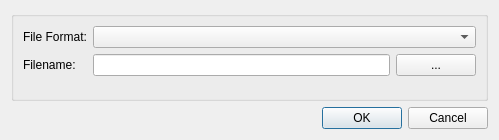
<?xml version="1.0" encoding="UTF-8"?>
<ui version="4.0">
 <class>Dialog</class>
 <widget class="QDialog" name="Dialog">
  <property name="geometry">
   <rect>
    <x>0</x>
    <y>0</y>
    <width>499</width>
    <height>140</height>
   </rect>
  </property>
  <property name="windowTitle">
   <string>Configure Polygon Export Step</string>
  </property>
  <layout class="QGridLayout" name="gridLayout">
   <item row="0" column="0">
    <widget class="QGroupBox" name="configGroupBox">
     <property name="title">
      <string/>
     </property>
     <layout class="QFormLayout" name="formLayout">
      <property name="fieldGrowthPolicy">
       <enum>QFormLayout::AllNonFixedFieldsGrow</enum>
      </property>
      <item row="0" column="0">
       <widget class="QLabel" name="fileFormatLabel">
        <property name="text">
         <string>File Format:</string>
        </property>
       </widget>
      </item>
      <item row="0" column="1">
       <widget class="QComboBox" name="fileFormatCombo"/>
      </item>
      <item row="1" column="0">
       <widget class="QLabel" name="fileLocLabel">
        <property name="text">
         <string>Filename:</string>
        </property>
       </widget>
      </item>
      <item row="1" column="1">
       <layout class="QHBoxLayout" name="horizontalLayout">
        <item>
         <widget class="QLineEdit" name="fileLocLineEdit"/>
        </item>
        <item>
         <widget class="QPushButton" name="fileLocButton">
          <property name="text">
           <string>...</string>
          </property>
         </widget>
        </item>
       </layout>
      </item>
     </layout>
    </widget>
   </item>
   <item row="1" column="0">
    <widget class="QDialogButtonBox" name="buttonBox">
     <property name="orientation">
      <enum>Qt::Horizontal</enum>
     </property>
     <property name="standardButtons">
      <set>QDialogButtonBox::Cancel|QDialogButtonBox::Ok</set>
     </property>
    </widget>
   </item>
  </layout>
 </widget>
 <tabstops>
  <tabstop>fileFormatCombo</tabstop>
  <tabstop>fileLocLineEdit</tabstop>
  <tabstop>fileLocButton</tabstop>
  <tabstop>buttonBox</tabstop>
 </tabstops>
 <resources/>
 <connections>
  <connection>
   <sender>buttonBox</sender>
   <signal>accepted()</signal>
   <receiver>Dialog</receiver>
   <slot>accept()</slot>
   <hints>
    <hint type="sourcelabel">
     <x>208</x>
     <y>280</y>
    </hint>
    <hint type="destinationlabel">
     <x>208</x>
     <y>151</y>
    </hint>
   </hints>
  </connection>
  <connection>
   <sender>buttonBox</sender>
   <signal>rejected()</signal>
   <receiver>Dialog</receiver>
   <slot>reject()</slot>
   <hints>
    <hint type="sourcelabel">
     <x>208</x>
     <y>280</y>
    </hint>
    <hint type="destinationlabel">
     <x>208</x>
     <y>151</y>
    </hint>
   </hints>
  </connection>
 </connections>
</ui>
